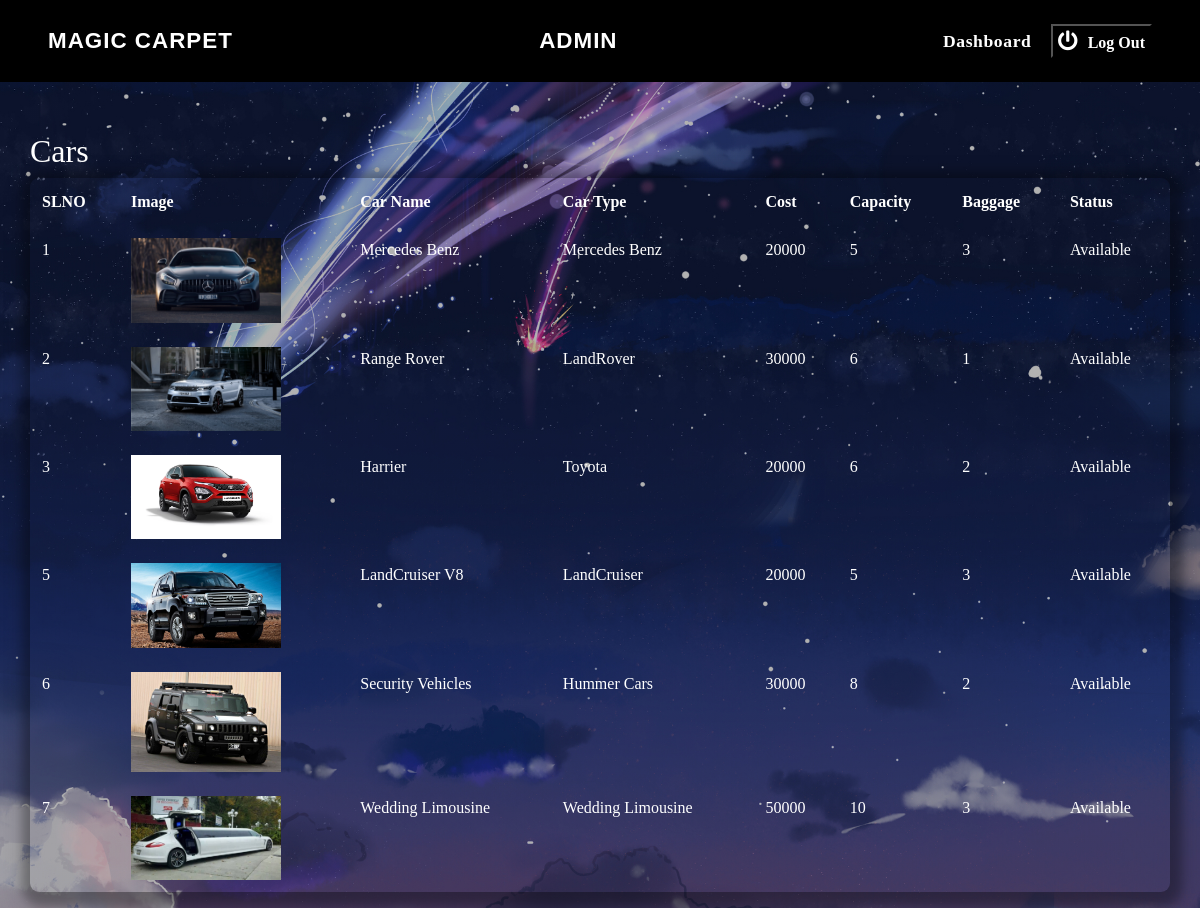
The app's page /cars.php with its own data.
### tables this page shows
CREATE TABLE `cars` (
  `cid` int(11) NOT NULL,
  `cname` varchar(255) NOT NULL,
  `ctype` varchar(255) NOT NULL,
  `image` text NOT NULL,
  `cost` int(11) NOT NULL,
  `capacity` int(11) NOT NULL,
  `bag` int(11) NOT NULL,
  `status` varchar(255) NOT NULL
);

### cars.php (the view, shortened to what this page needs)
<?php
require_once "config.php";
?>
<!DOCTYPE html>
<html lang="en">
<head>
<link rel="stylesheet" href="css/header.css" />
    <link rel="stylesheet" href="css/bootstrap.min.css">
<link rel="stylesheet" href="https://cdnjs.cloudflare.com/ajax/libs/font-awesome/5.15.1/css/all.min.css" />
</head>
<body class="body">
<header class="d-flex justify-content-between align-items-center px-5 py-4">
			<p class="logo m-0">Magic Carpet</p>
			<p class="logo m-0" style="text-align:center;">Admin</p>
			<nav class="d-flex align-items-center">
				<a href="dashboard.php">Dashboard</a>
				<button onClick='logOut()' name='logOut' style='background-color:rgba(0,0,0,0.0);' data-toggle='tooltip' title='Log Out'><i class='fas fa-power-off' style='padding:5px;font-size:20px;font-weight:bold;color:white'></i></i><span style='padding:5px;font-weight:bold;color:white'>Log Out</button>
			</nav>
		</header>
<div class="container-fluid maindiv">
<div class="wrapper" style="margin-top:50px;">
<div class="container-fluid">
<div class="row">
<div class="col-md-12">
<div class="page-header clearfix">
<h2 class="headerhead">Cars </h2>
</div>
<?php
$sql = "SELECT * FROM cars";
if($stmt = $mysqli -> prepare($sql)){
$stmt -> execute();
$stmt -> store_result();
$totalrows=$stmt->num_rows;
$stmt -> bind_result($cid,$cname,$ctype,$img,$cost,$cap,$bag,$stat);
if($totalrows > 0)
{
echo "<table class='table table-resposive table-borderless' style='box-shadow:2px 4px 8px 10px rgba(0, 0, 0, 0.2), 2px 6px 20px 10px rgba(0, 0, 0, 0.19);padding:30px;border-radius:9px;'>";
echo "<thead>";
echo "<tr>";
echo "<th>SLNO</th>";
echo "<th>Image</th>";
echo "<th>Car Name</th>";
echo "<th>Car Type</th>";
echo "<th>Cost</th>";
echo "<th>Capacity</th>";
echo "<th>Baggage</th>";
echo "<th>Status</th>";
echo "</tr>";
echo "</thead>";
echo "<tbody>";
while ($row = $stmt -> fetch())
{
echo "<tr>";
echo "<td>" . $cid. "</td>";
echo "<td><img src='carImg/" . $img. "' width='150px' /></td>";
echo "<td>" . $cname. "</td>";
echo "<td>" . $ctype. "</td>";
echo "<td>" . $cost. "</td>";
echo "<td>" . $cap. "</td>";
echo "<td>" . $bag. "</td>";
echo "<td>" . $stat. "</td>";
echo "</tr>";
}
echo "</tbody>";
echo "</table>";
}
else
{
echo "<p><em>No records were found.</em></p>";
}
}
?>
</div>
</div>
</div>
</div>
</div>
</body>
</html>

### css/header.css (style rules this page uses)
* { padding: 0; margin: 0; box-sizing: border-box; }
body { min-height: 100vh; overflow-x: hidden; font-family: arial; }
p { font-family: arial; }
header { background-color: #000; top: 0; width: 100%; }
header p.logo { color: #fff; font-size: 1.4rem; font-weight: 600; text-transform: uppercase; letter-spacing: 1px; }
header nav a { color: #fff; font-size: 1.1rem; font-weight: 600; display: flex; padding: 0 1.2rem; text-align: center; text-decoration: none; letter-spacing: 0.6px; }

### cars.php (style rules this page uses)
* { margin:0; padding:0; color:white; font-family:calibri; }
.body { background-image: linear-gradient(rgba(0, 0, 0, 0.3), rgba(0, 0, 0, 0.3)), url(sky.jpg); height: auto; width: auto; overflow-x: auto; background-attachment: fixed; background-position: center; background-repeat: no-repeat; background-size: cover; }

### records on screen
cars: cid "1", image (picture), cname "Mercedes Benz", ctype "Mercedes Benz", cost "20000", capacity "5", bag "3", status "Available"
cars: cid "2", image (picture), cname "Range Rover", ctype "LandRover", cost "30000", capacity "6", bag "1", status "Available"
cars: cid "3", image (picture), cname "Harrier", ctype "Toyota", cost "20000", capacity "6", bag "2", status "Available"
cars: cid "5", image (picture), cname "LandCruiser V8", ctype "LandCruiser", cost "20000", capacity "5", bag "3", status "Available"
cars: cid "6", image (picture), cname "Security Vehicles", ctype "Hummer Cars", cost "30000", capacity "8", bag "2", status "Available"
cars: cid "7", image (picture), cname "Wedding Limousine", ctype "Wedding Limousine", cost "50000", capacity "10", bag "3", status "Available"
